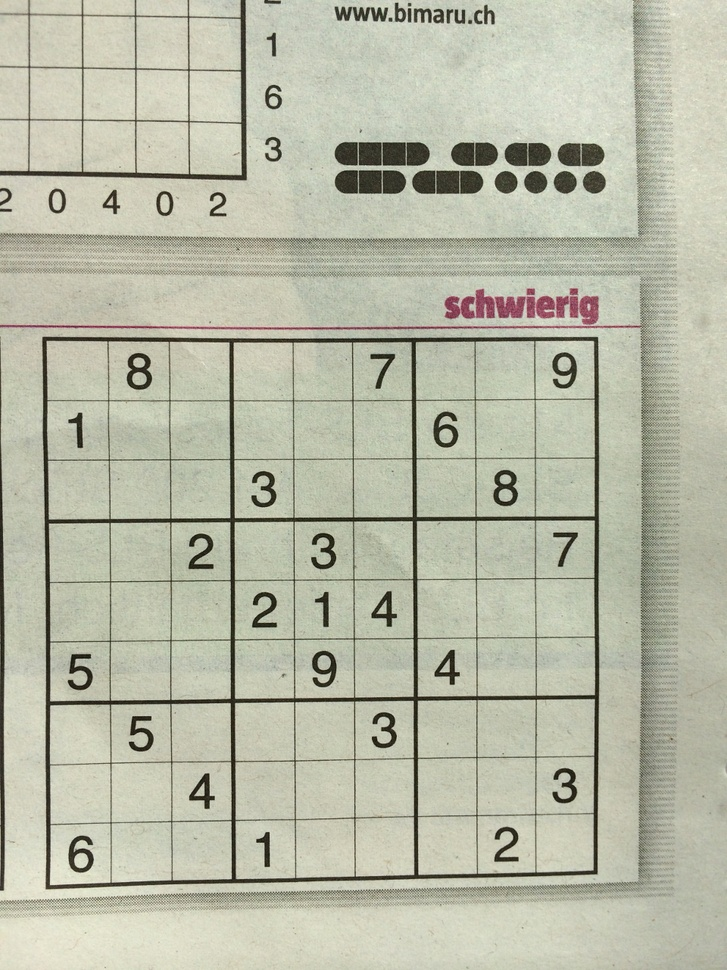
#> input picture playground/image1005.jpg, 727 x 970 px, shrunk from 960 x 1280 before the run; its folder holds only this picture in this run
$ python main_part_1.py
#> lines starting #> are read from the running program, lines starting #| are printed output that depends on the picture; after the words box and inside, x2 and y2 are one past the last pixel; in counts of white or black regions, pixels touching at a corner belong together
# Deniz Gokcin S021834 Department of Computer Science
import cv2
import os, fnmatch
import numpy as np
from matplotlib import pyplot as plt


#   Extracts all the .jpg files in a directory and returns it as a list.
def get_list_of_files(directory_name):
#> called with directory_name = 'playground'
    jpg_files = []
    all_files = os.listdir(directory_name)
    pattern = "*.jpg"
    for entry in all_files:
        if fnmatch.fnmatch(entry, pattern):
            jpg_files.append(os.path.join(directory_name, entry))

    return jpg_files


#   This method plots the obtained imabes during the execution of the algorithm
# [19 lines left out: functions plot_images, plot_single_image, not called in this run]


#   Plots the original image next to the processed image
def plot_original_final(original, final):
    plt.subplot(121), plt.imshow(original), plt.title('original')
    plt.xticks([]), plt.yticks([])
    plt.subplot(122), plt.imshow(final), plt.title('final')
    plt.xticks([]), plt.yticks([])
    plt.show()


if __name__ == '__main__':
    # images = get_list_of_files('v2_test')
    images = get_list_of_files('playground')
    # images = ['playground/image1019.jpg', 'playground/image18.jpg']
    # images = ['playground/image1019.jpg']

    for image in images:
        image = cv2.imread(image)
#> image is the input picture: shape (970, 727, 3); mean B, G, R 167.4, 186.3, 184.5
        original = image.copy()

        # Convert to grayscale, since color information is not needed.
        gray = cv2.cvtColor(image, cv2.COLOR_BGR2GRAY)

        # Apply Gausian Blur to remove noise a little
        blur = cv2.GaussianBlur(gray, (5, 5), 0)
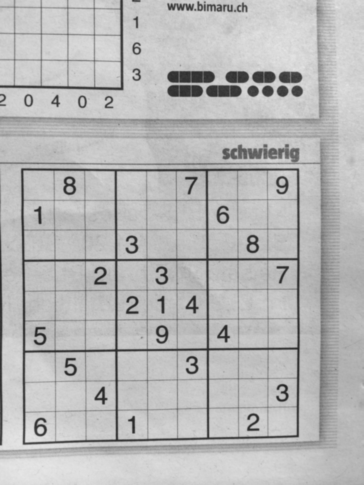
#> blur: shape (970, 727) (shown at 1/2 size); min 33, max 231, mean 183.6

        # Apply adaptive threshold to seperate the foreground from the
        # background
        thresh = cv2.adaptiveThreshold(blur, 255, 1, 1, 11, 2)
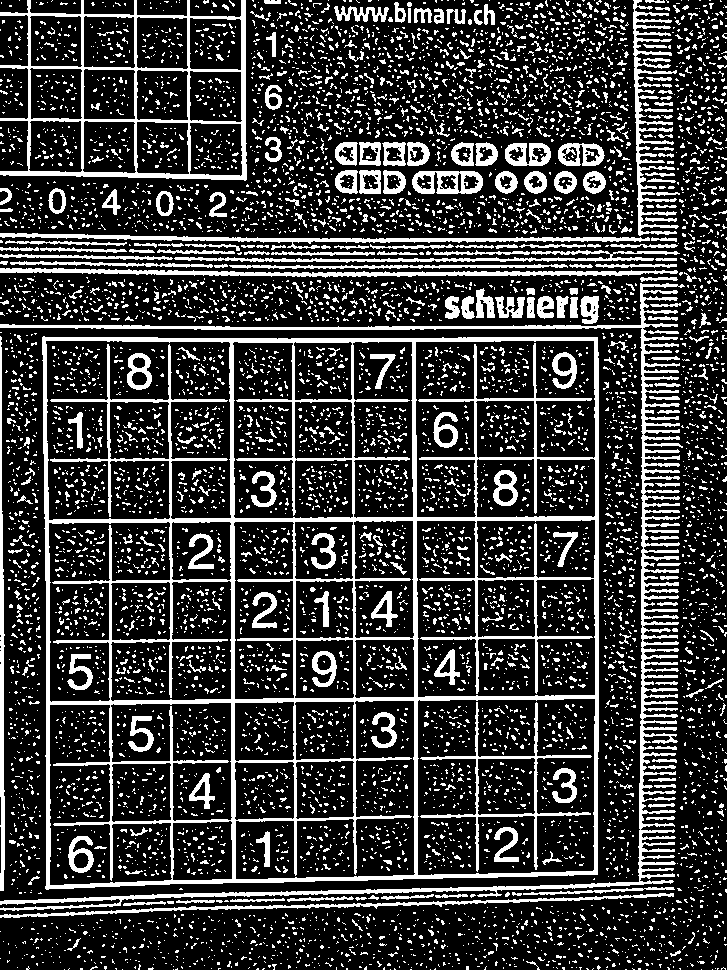
#> thresh: shape (970, 727); 22.2% white; 8224 white regions (7621 under 20 px)

        # plot_images(gray, blur, thresh, 'gray', 'blurred', 'threshold')

        # Find all contours in the threshold image.
        contours, hire = cv2.findContours(thresh, cv2.RETR_TREE,
                                          cv2.CHAIN_APPROX_SIMPLE)
#> contours = 8351 contours, 8062 with area under 20; largest, box (x1, y1, x2, y2) and area: (42, 336, 599, 890) 300148, (0, 0, 247, 181) 35729, (417, 698, 596, 876) 30794, (45, 340, 232, 521) 27884, (415, 340, 596, 518) 20215

        # Assumption: The biggest contour in the image is the sudoku grid.
        contours = sorted(contours, key=lambda x: cv2.contourArea(x),
                          reverse=True)
        largest_contour = np.squeeze(contours[0])
#> largest_contour = 97 pairs, first value 42 to 598, second value 336 to 889

        # grid_drawn = cv2.drawContours(original, contours, 0, (0, 255, 0), 3)
        # plot_single_image(grid_drawn, 'sudoku grid')

        # Create a mask image so that we ignore everything else outside the
        # grid and focus on the board
        mask = np.zeros(gray.shape, np.uint8)
        cv2.drawContours(mask, [largest_contour], 0, 255, -1)
#> mask: shape (970, 727); 42.7% white; 1 white region, box (x1, y1, x2, y2) and area: (42, 336, 599, 890) 301246
        cv2.drawContours(mask, [largest_contour], 0, 0, 2)
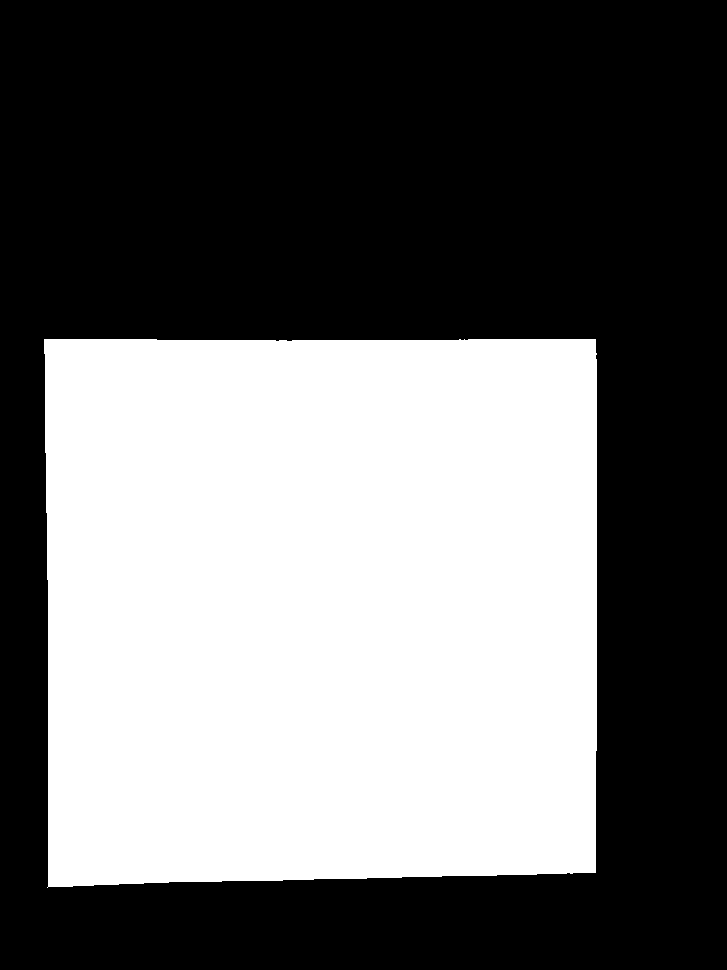
#> mask: shape (970, 727); 42.1% white; 1 white region, box (x1, y1, x2, y2) and area: (44, 339, 597, 888) 296816

        # Extract the region of interest using the mask generated above.
        out = np.zeros_like(gray)
        out[mask == 255] = gray[mask == 255]
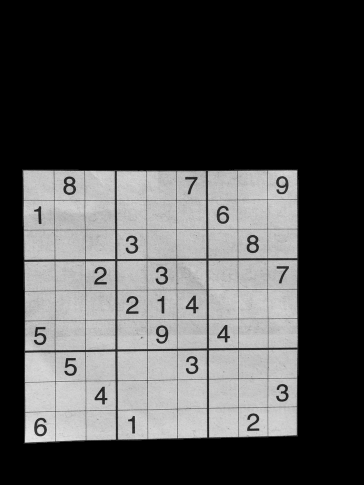
#> out: shape (970, 727) (shown at 1/2 size); min 0, max 235, mean 75.9

        # Apply Gausian Blur to remove noise a little(to region of interest)
        blur_roi = cv2.GaussianBlur(out, (15, 15), 0)
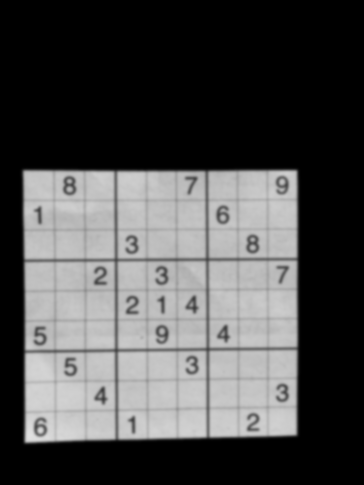
#> blur_roi: shape (970, 727) (shown at 1/2 size); min 0, max 225, mean 75.9

        # Apply adaptive threshold.
        thresh_roi = cv2.adaptiveThreshold(blur_roi, 255, 1, 1, 11, 2)
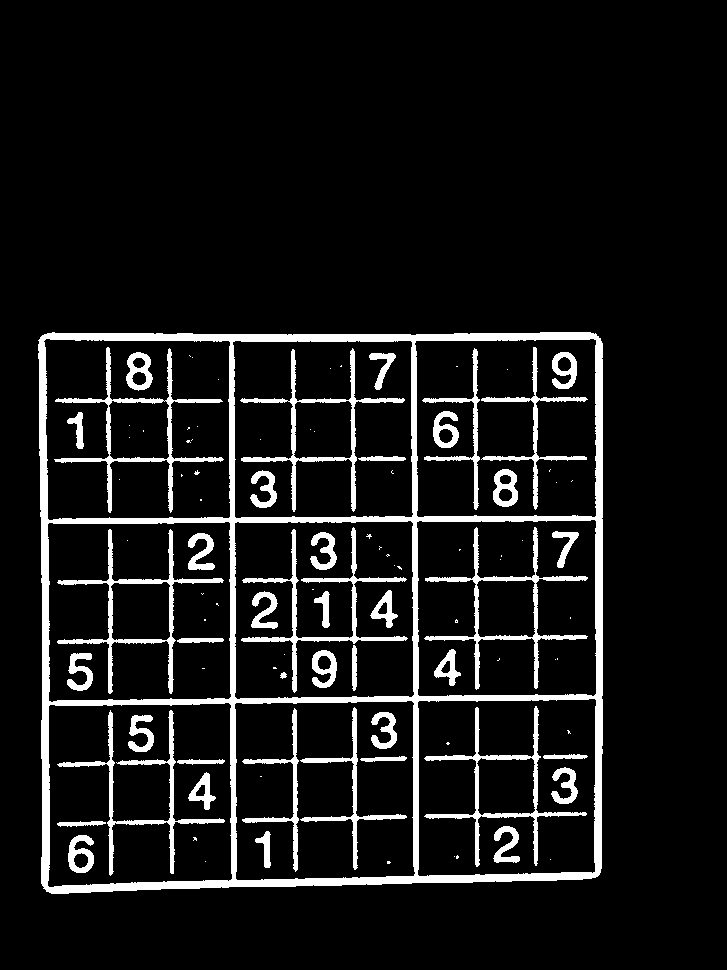
#> thresh_roi: shape (970, 727); 9% white; 99 white regions (56 under 20 px)

        # plot_images(mask, out, thresh_roi, 'mask', 'roi', 'threshold roi')
        contours, _ = cv2.findContours(thresh_roi, cv2.RETR_TREE,
                                       cv2.CHAIN_APPROX_SIMPLE)
#> contours = 126 contours, 58 with area under 20; largest, box (x1, y1, x2, y2) and area: (38, 332, 603, 894) 309272, (43, 338, 231, 521) 32648, (47, 702, 233, 888) 32499, (47, 521, 232, 703) 32134, (414, 338, 597, 518) 31605

        # [9 lines of commented-out code are left out]
        plot_original_final(original, thresh_roi)

$ run again, on playground/image1073.jpg
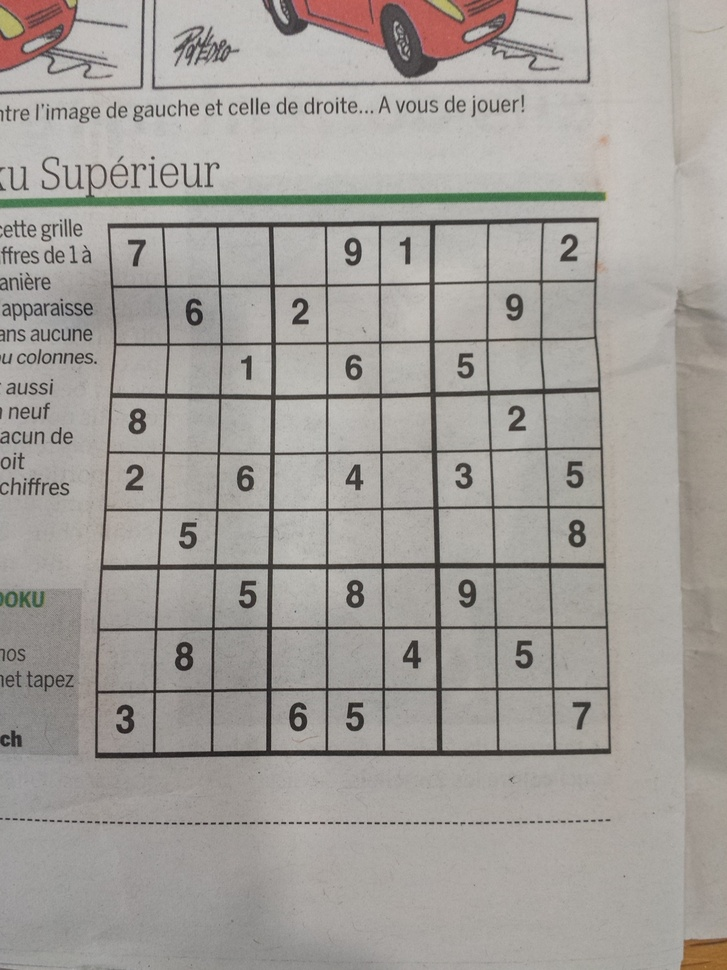
#> input picture playground/image1073.jpg, 727 x 970 px, shrunk from 960 x 1280 before the run
#> image is the input picture: shape (970, 727, 3); mean B, G, R 153.7, 158.3, 162.3
#> `thresh = cv2.adaptiveThreshold(blur, 255, 1, 1, 11, 2)`:
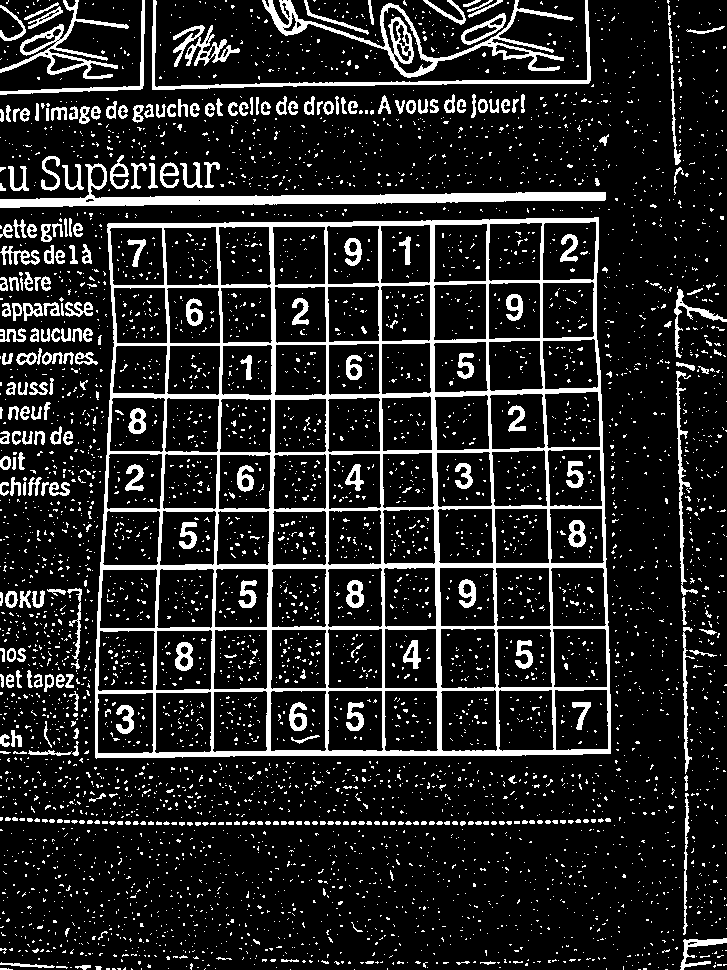
#> thresh: shape (970, 727); 14.4% white; 5169 white regions (4850 under 20 px)
#> `contours, hire = cv2.findContours(thresh, cv2.RETR_TREE, cv2.CHAIN_APP..`: contours = 5370 contours, 5018 with area under 20; largest, box (x1, y1, x2, y2) and area: (95, 217, 611, 759) 266766, (0, 163, 606, 208) 5190, (262, 0, 574, 78) 4382, (154, 691, 212, 754) 3354, (97, 692, 154, 754) 3349
#> largest_contour = 167 pairs, first value 95 to 610, second value 217 to 758
#> `thresh_roi = cv2.adaptiveThreshold(blur_roi, 255, 1, 1, 11, 2)`:
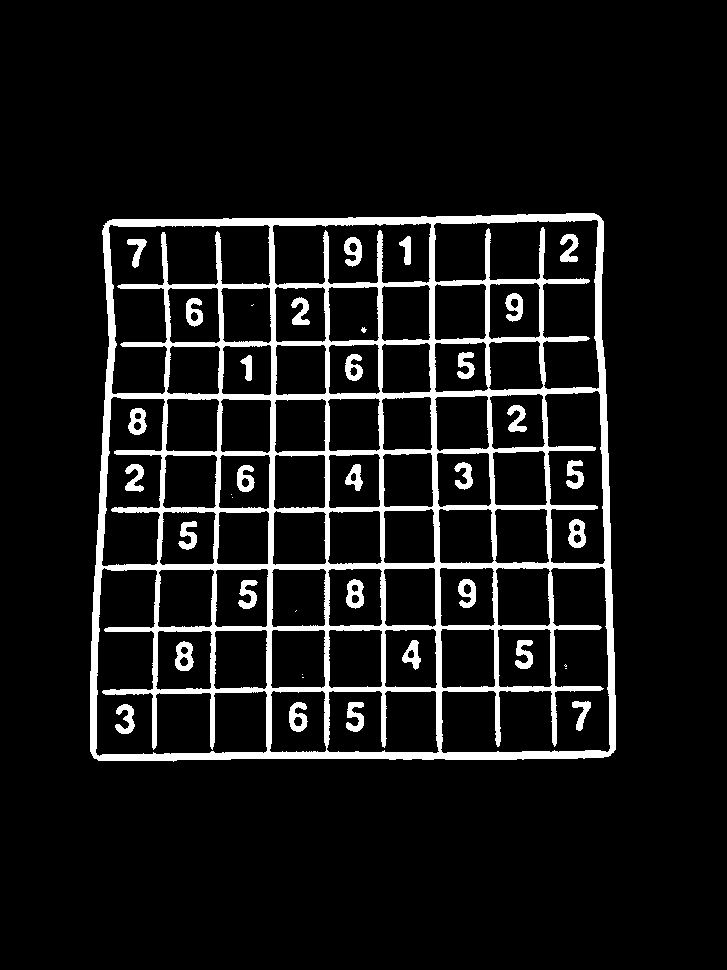
#> thresh_roi: shape (970, 727); 9% white; 39 white regions (8 under 20 px)
#> `contours, _ = cv2.findContours(thresh_roi, cv2.RETR_TREE, cv2.CHAIN_AP..`: contours = 115 contours, 10 with area under 20; largest, box (x1, y1, x2, y2) and area: (90, 213, 616, 762) 275768, (95, 567, 268, 757) 16378, (440, 566, 611, 754) 15959, (433, 219, 600, 390) 14408, (108, 224, 271, 395) 14236

$ run again, on playground/image179.jpg
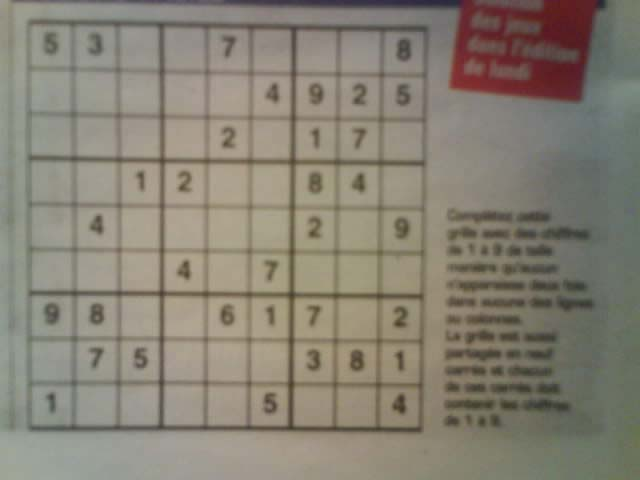
#> input picture playground/image179.jpg, 640 x 480 px
#> image is the input picture: shape (480, 640, 3); mean B, G, R 116.2, 129.2, 135.4
#> `thresh = cv2.adaptiveThreshold(blur, 255, 1, 1, 11, 2)`:
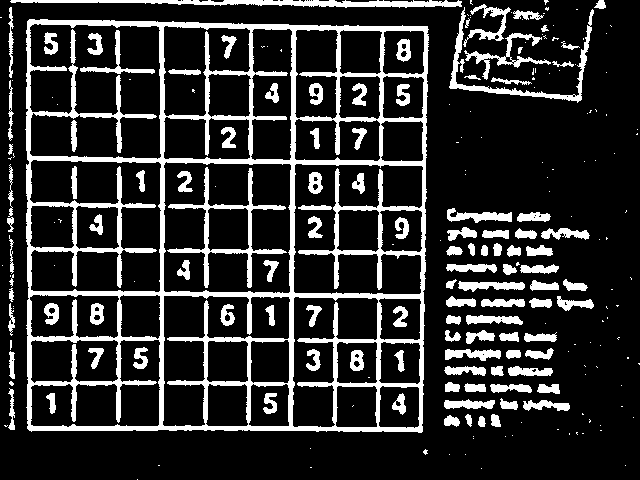
#> thresh: shape (480, 640); 18% white; 231 white regions (120 under 20 px)
#> `contours, hire = cv2.findContours(thresh, cv2.RETR_TREE, cv2.CHAIN_APP..`: contours = 326 contours, 172 with area under 20; largest, box (x1, y1, x2, y2) and area: (25, 19, 429, 433) 161912, (163, 161, 292, 294) 16288, (29, 23, 162, 160) 16096, (29, 159, 162, 293) 11881, (293, 163, 424, 295) 11712; hire = 326 rows, first 6: [1, -1, -1, -1], [2, 0, -1, -1], [3, 1, -1, -1], [4, 2, -1, -1], [5, 3, -1, -1], [6, 4, -1, -1]
#> largest_contour = 373 pairs, first value 25 to 428, second value 19 to 432
#> `thresh_roi = cv2.adaptiveThreshold(blur_roi, 255, 1, 1, 11, 2)`:
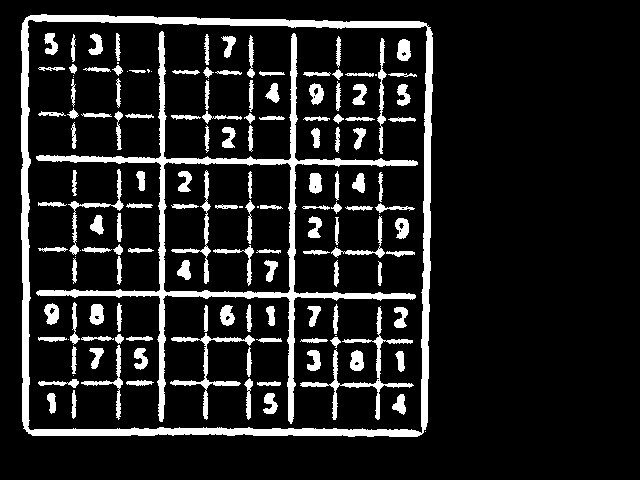
#> thresh_roi: shape (480, 640); 12.7% white; 148 white regions (18 under 20 px)
#> `contours, _ = cv2.findContours(thresh_roi, cv2.RETR_TREE, cv2.CHAIN_AP..`: contours = 210 contours, 75 with area under 20; largest, box (x1, y1, x2, y2) and area: (21, 14, 433, 437) 169720, (27, 19, 428, 434) 160049, (36, 31, 418, 424) 23138, (163, 161, 292, 294) 16144, (300, 306, 414, 420) 975
